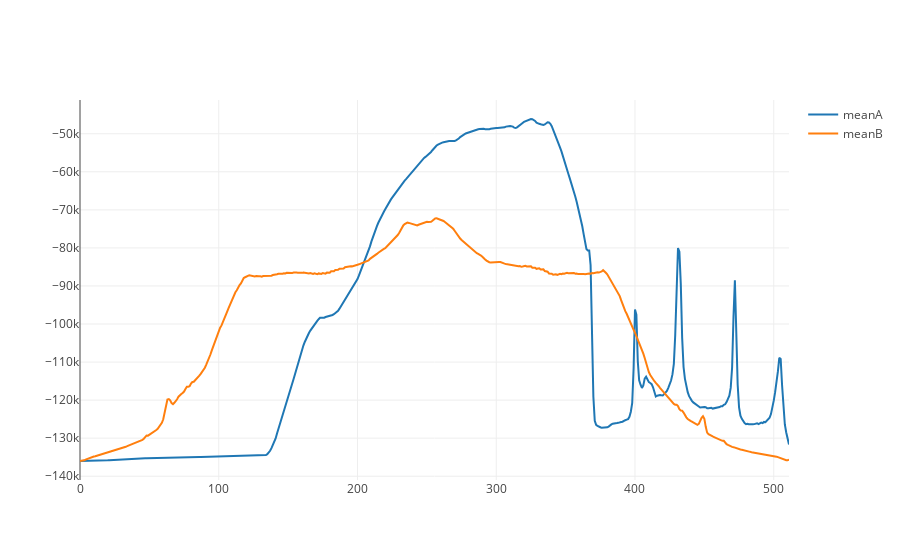

The code cell stored with this chart in its notebook:
### Code cell
# CROP CT scan for GATE simulation
import plotly.offline as py
import plotly.graph_objs as go
py.offline.init_notebook_mode(connected=True)


meanRowsValues=numpy.mean(arrayDicom, axis=0)
meanColumnsValues=numpy.mean(arrayDicom, axis=1)

SuM_CT=numpy.zeros((DicomSize[0], DicomSize[1]))
for k in range(0, DicomSize[2]):
    SuM_CT = SuM_CT + arrayDicom[: ,: , k]

meanA=numpy.mean(SuM_CT, axis=0)
meanB=numpy.mean(SuM_CT, axis=1)

#print max(meanA)
#print max(meanB)

thresholdA = max(meanA)/0.35
thresholdB = max(meanB)/0.56

for i in range(0, len(meanA)):
    if meanA[i]>thresholdA:
        y1_crop=i-20  #ventre
        break

for i in range(len(meanA)-1, -1, -1):
    if meanA[i]>thresholdA:
        y2_croptemp=i-60  # suppression d'une partie de la table 
        break

for i in range(0, len(meanB)):
    if meanB[i]>thresholdB:
        x1_crop=i-20  #gauche de l'image
        break
        
for i in range(len(meanB)-1, -1, -1):
    if meanB[i]>thresholdB:
        x2_croptemp=i+20  #droite de l'image
        break
        

x1 = numpy.arange(0, len(meanA))
x2 =  numpy.arange(0, len(meanB))


trace1 = go.Scatter(
    x = x1,
    y = meanA,
    mode = 'lines', 
    name = 'meanA')

trace2 = go.Scatter(
    x = x2,
    y = meanB,
    mode = 'lines', 
    name = 'meanB')

data = [trace1, trace2]
py.iplot(data, filename='scatter-mode')

x2_crop=x2_croptemp-DicomSize[0]
y2_crop=y2_croptemp-DicomSize[1]

### Figure 1 — Plotly figure (JSON) as saved in the notebook; plotly's stock layout.template omitted (floating-point values rounded to 4 significant figures; data arrays with more than 128 entries replaced by an {"elided": "..."} marker saying what was removed)
{"data": [{"mode": "lines", "name": "meanA", "type": "scatter", "x": {"elided": "512 int values"}, "y": {"elided": "512 float values"}}, {"mode": "lines", "name": "meanB", "type": "scatter", "x": {"elided": "512 int values"}, "y": {"elided": "512 float values"}}], "layout": {}}
